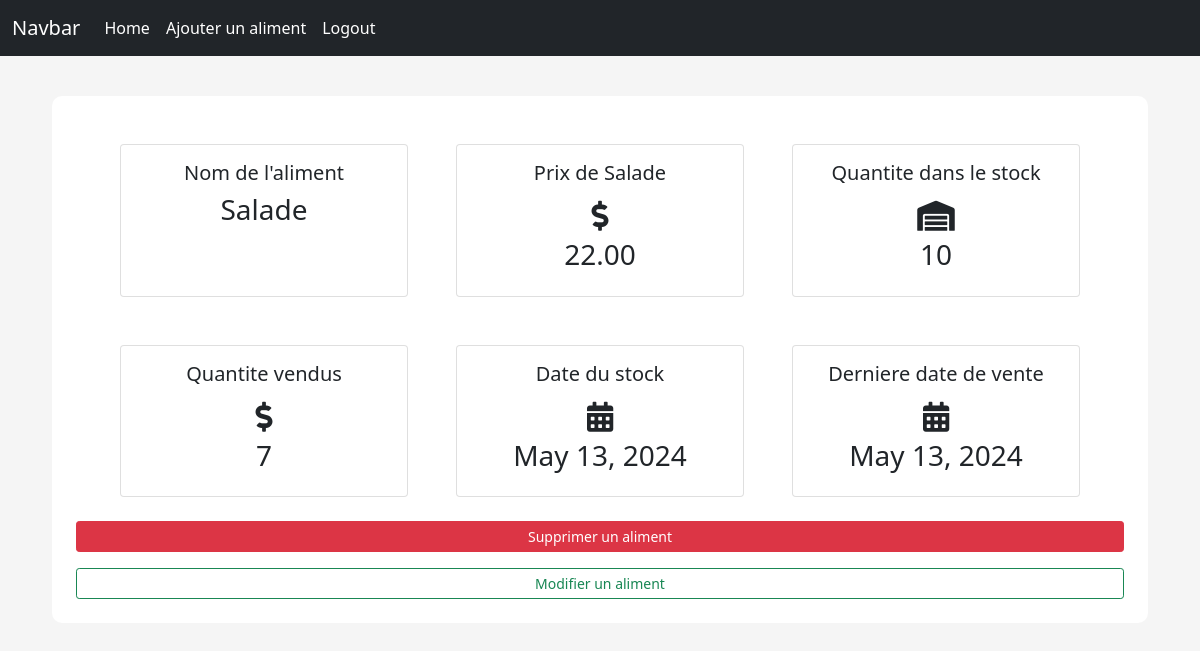
The app's page /aliments/per_product/15 (signed in) with its own data.
### aliments/models.py (models this page shows, shortened)
class Aliments(models.Model):
    Nom=models.CharField(max_length=100,null=False,blank=False)
    Prix_par_aliment=models.DecimalField(max_digits=19,decimal_places=2,null=False,blank=False)
    Quantite_dans_le_stock=models.IntegerField(null=False,blank=False)
    Quantite_vendus=models.IntegerField(null=False,blank=False)
    Date_du_stock=models.DateField(auto_now_add=True)
    Derniere_date_de_vente=models.DateField(auto_now=True)

### aliments/views.py (the view)
# urls.py: path('per_product/<int:pk>',per_product_view, name='per_product'),
@login_required
def per_product_view(request, pk): #récupére un objet specifique de Aliments correspondant à la clé primaire (pk) spécifiée dans la requête
    aliment=get_object_or_404(Aliments , pk=pk)
    context={
        'aliment':aliment
    }
    return render(request , 'restaurantmanagement/per_product.html', context=context)

### templates/restaurantmanagement/per_product.html (shortened to what this page needs)
{% extends '../layout.html' %}
{% block content %}
<div class="content-section">
    <div class="row mx-auto justify-content-center">
        <div class="card m-4" style="width: 18rem;">
            <div class="card-body">
                <h5 class="cart-title text-center">Nom de l'aliment</h5>
                <h3 class="text-center">{{aliment.Nom}}</h3>
            </div>
        </div>
        <div class="card m-4" style="width: 18rem;">
            <div class="card-body">
                <h5 class="cart-title text-center">Prix de {{ aliment.Nom }}</h5>
                <div style="font-size: 30px;" class="text-center">
                    <span><i class="fas fa-dollar-sign"></i></span>
                </div>
                <h3 class="text-center">{{ aliment.Prix_par_aliment }}</h3>
            </div>
        </div>
        <div class="card m-4" style="width: 18rem;">
            <div class="card-body">
                <h5 class="cart-title text-center">Quantite dans le stock</h5>
                <div style="font-size: 30px;" class="text-center">
                    <span><i class="fas fa-warehouse"></i></span>
                </div>
                <h3 class="text-center">{{ aliment.Quantite_dans_le_stock }}</h3>
            </div>
        </div>
        <div class="card m-4" style="width: 18rem;">
            <div class="card-body">
                <h5 class="cart-title text-center">Quantite vendus</h5>
                <div style="font-size: 30px;" class="text-center">
                    <span><i class="fas fa-dollar-sign"></i></span>
                </div>
                <h3 class="text-center">{{ aliment.Quantite_vendus }}</h3>
            </div>
        </div>
        <div class="card m-4" style="width: 18rem;">
            <div class="card-body">
                <h5 class="cart-title text-center">Date du stock</h5>
                <div style="font-size: 30px;" class="text-center">
                    <span><i class="fas fa-calendar-alt"></i></span>
                </div>
                <h3 class="text-center">{{ aliment.Date_du_stock }}</h3>
            </div>
        </div>
        <div class="card m-4" style="width: 18rem;">
            <div class="card-body">
                <h5 class="cart-title text-center">Derniere date de vente</h5>
                <div style="font-size: 30px;" class="text-center">
                    <span><i class="fas fa-calendar-alt"></i></span>
                </div>
                <h3 class="text-center">{{ aliment.Derniere_date_de_vente}}</h3>
            </div>
        </div>
        <a class="btn btn-danger btn-sm mb-3" href="{% url 'delete_aliment' aliment.id %}">Supprimer un aliment</a>
        <a class="btn btn-outline-success btn-sm" href="{% url 'update_aliment' aliment.id %}">Modifier un aliment</a>
    </div>
</div>
{% endblock %}

### static/css/main.css (style rules this page uses)
body { background-color: rgb(245, 245, 245); }
.content-section { background: #fff; margin: 40px; padding: 1.5rem 1.5rem; border-radius: 10px; }

### records on screen
Aliments: Nom "Salade", Prix_par_aliment "22.00", Quantite_dans_le_stock "10", Quantite_vendus "7", Date_du_stock "May 13, 2024", Derniere_date_de_vente "May 13, 2024"
